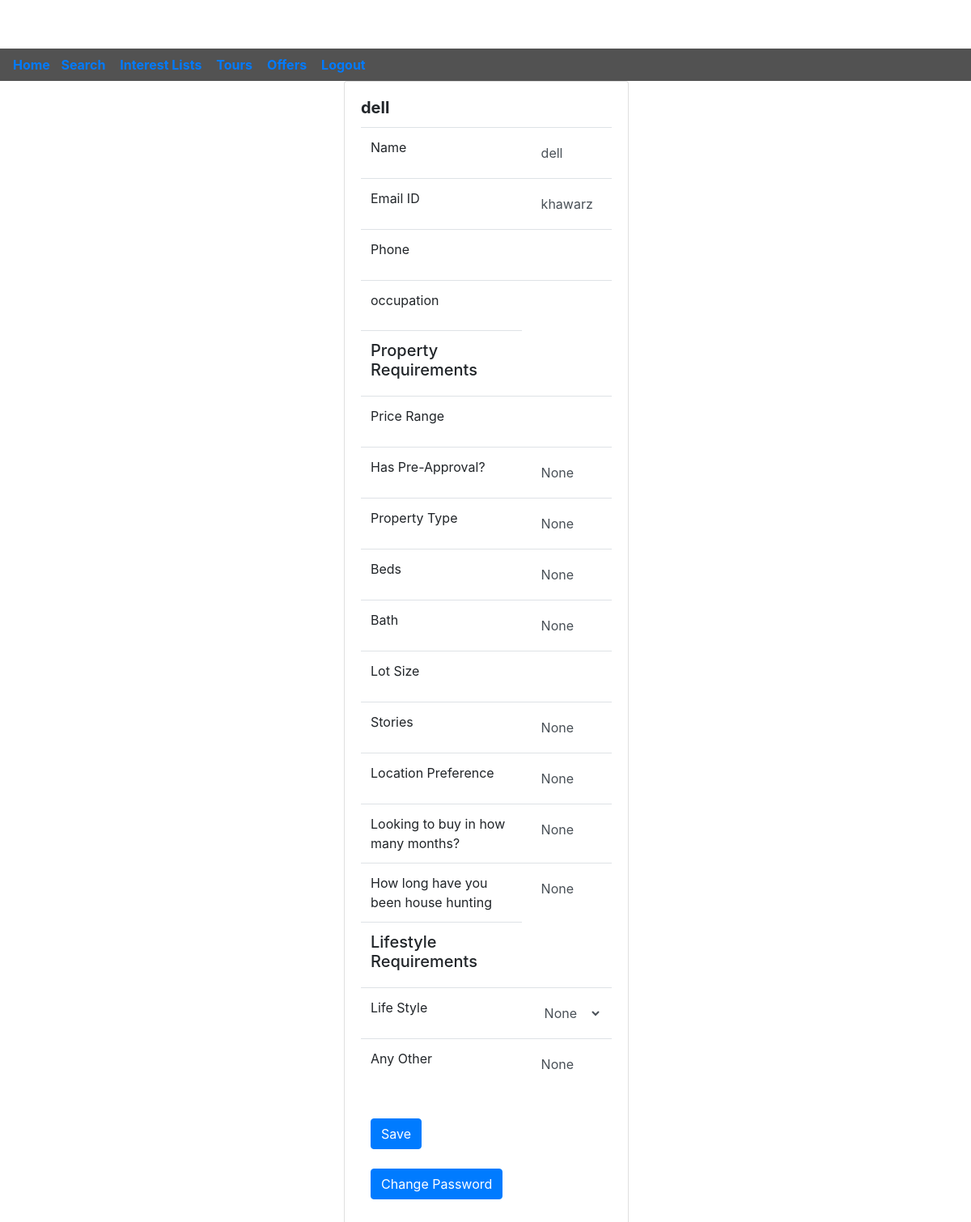
The page /edit-profile/ (signed in) on the database its author committed.
### mysite/models.py (models this page shows, shortened)
class profileModel(models.Model):
    user = models.ForeignKey(get_user_model(), on_delete= models.CASCADE)
    approve = models.BooleanField(default=True)
    Teacher_or_Parent = models.CharField(max_length=10, blank=True, default='Buyer' ,choices=CHOICES_TYPE)
    phone=models.CharField(max_length=11,blank=True,null=True, default='')
    occupation=models.CharField(max_length=200,blank=True,null=True, default='')
    minprice = models.IntegerField(default=0)
    maxprice = models.IntegerField(default=0)
    minsqft = models.IntegerField(default=0)
    maxsqft = models.IntegerField(default=0)
    has_pre_approval=models.CharField(max_length=200,blank=True,null=True)
    property_type=models.CharField(max_length=200,blank=True,null=True)
    beds=models.CharField(max_length=200,blank=True,null=True)
    bath=models.CharField(max_length=200,blank=True,null=True)
    minlot = models.IntegerField(default=0)
    maxlot = models.IntegerField(default=0)
    stories=models.CharField(max_length=200,blank=True,null=True)
    location_preference=models.CharField(max_length=200,blank=True,null=True)
    looking_to_buy_in_how_many_months=models.CharField(max_length=200,blank=True,null=True)
    How_long_have_you_been_house_hunting=models.CharField(max_length=200,blank=True,null=True)
    Life_style = models.CharField(max_length=200,blank=True,null=True,choices=choice1)
    any_other = models.CharField(max_length=200,blank=True,null=True)
    date = models.DateTimeField(auto_now_add=True)

### mysite/views.py (the view, shortened to what this page needs)
# urls.py: url(r'edit-profile/$', views.edit_profile, name="editProfile"),
@login_required()
def edit_profile(request):
    if request.method != 'POST':
        form = EditProfileForm(instance=request.user)
    else:
        form = EditProfileForm(request.POST, instance=request.user)
        if form.is_valid():
            form.save()
    try:
        profile = profileModel.objects.get(user=request.user)
    except:
        profile = profileModel.objects.create(user=request.user)
    if request.method != 'POST':
        if profile:
            form_2 = profileInformForm(instance=profile)
        else:
            form_2 = profileInformForm()
    try:
        profile = profileModel.objects.get(user=request.user)
    except:
        profile = None
    context = {
        'profile': profile,
        'section': "editProfile",
        'form': form,
        'form_2':form_2
    }
    return render(request, 'mysite/editProfile.html', context)

### mysite/forms.py
class EditProfileForm(UserChangeForm):
    password = forms.CharField(label='', widget = forms.TextInput(attrs = {'type' : 'hidden'}))
    class Meta:
        model = User
        fields = [
                  'first_name',
                  'last_name',
                  'password',
                  'email'
                  ]

class profileInformForm(forms.ModelForm):
    class Meta:
        model = profileModel
        exclude=['user','approve','Teacher_or_Parent']

### mysite/templates/mysite/editProfile.html (shortened to what this page needs)
{% extends 'base.html' %}
{% block content %}
<div class="mx-auto mb-5" style="width: 350px;">
  <div class="card" style="width: 22rem;">
    <div class="card-body">
      <form action="{% url 'editProfile' %}" method="POST">
        <h5 class="card-title font-weight-bold">{{ request.user.username }}</h5>
        <table class="table">
          <tbody>
            <tr>
              <td>Name</td>
              <td><input class="form-control border-0 bg-transparent" name="username" type="text"
                  placeholder="{{ request.user.username }}" value="{{ request.user.username }}" readonly></td>
            </tr>
            <tr>
              <td>Email ID</td>
              <td><input class="form-control border-0 bg-transparent" name="email" type="text"
                  placeholder="{{ request.user.email }}" value="{{ request.user.email }}" autocomplete="off"></td>
            </tr>
            {% if profile %}
            <tr>
              <td>Phone</td>
              <td> <input class="form-control border-0 bg-transparent" name="contactNumber" type="text"
                  placeholder="{{ profile.contactNumber }}" value="{{ profile.contactNumber }}"></td>
            </tr>
            <tr>
              <td>occupation</td>
              <td> <input class="form-control border-0 bg-transparent" name="occupation" type="text"
                  placeholder="{{ profile.occupation }}" value="{{ profile.occupation }}"></td>
            </tr>
            <tr>
              <td>
                <h5>Property Requirements</h5>
              </td>
            </tr>
            <tr>
              <td>Price Range</td>
              <td> <input class="form-control border-0 bg-transparent" name="Price_Range" type="text"
                  placeholder="{{ profile.Price_Range }}" value="{{ profile.Price_Range }}"></td>
            </tr>
            <tr>
            <td>Has Pre-Approval?</td>
            <td> <input class="form-control border-0 bg-transparent" name="has_pre_approval" type="text"
                placeholder="{{ profile.has_pre_approval }}" value="{{ profile.has_pre_approval }}"></td>
            </tr>
            <tr>
            <td>Property Type</td>
            <td> <input class="form-control border-0 bg-transparent" name="property_type" type="text"
                placeholder="{{ profile.property_type }}" value="{{ profile.property_type }}"></td>
            </tr>
            <tr>
            <td>Beds</td>
            <td> <input class="form-control border-0 bg-transparent" name="beds" type="text"
                placeholder="{{ profile.beds }}" value="{{ profile.beds }}"></td>
            </tr>
            <tr>
            <td>Bath</td>
            <td> <input class="form-control border-0 bg-transparent" name="bath" type="text"
                placeholder="{{ profile.bath }}" value="{{ profile.bath }}"></td>
            </tr>
            <tr>
            <td>Lot Size</td>
            <td> <input class="form-control border-0 bg-transparent" name="lot_size" type="text"
                placeholder="{{ profile.lot_size }}" value="{{ profile.lot_size }}"></td>
            </tr>
            <tr>
              <td>Stories</td>
              <td> <input class="form-control border-0 bg-transparent" name="stories" type="text"
                  placeholder="{{ profile.stories }}" value="{{ profile.stories }}"></td>
              </tr>
            <tr>
              <td>Location Preference</td>
              <td> <input class="form-control border-0 bg-transparent" name="location_preference" type="text"
                  placeholder="{{ profile.location_preference }}" value="{{ profile.location_preference }}"></td>
              </tr>
              <tr>
                <td>Looking to buy in how many months?</td>
                <td> <input class="form-control border-0 bg-transparent" name="looking_to_buy_in_how_many_months" type="text"
                    placeholder="{{ profile.looking_to_buy_in_how_many_months }}" value="{{ profile.looking_to_buy_in_how_many_months }}"></td>
                </tr>
                <tr>
                  <td>How long have you been house hunting</td>
                  <td> <input class="form-control border-0 bg-transparent" name="How_long_have_you_been_house_hunting" type="text"
                      placeholder="{{ profile.How_long_have_you_been_house_hunting }}" value="{{ profile.How_long_have_you_been_house_hunting }}"></td>
                  </tr>
                  <td><h5>Lifestyle Requirements </h5> </td>
                  <tr>
                    <td>Life Style</td>
                    <td>
                          <select name="Life_style" class="form-control border-0 bg-transparent">
                              <option value="None" class="form-control border-0 bg-transparent">None</option>
                          </select>      </td>
                                            </tr>
                    <tr>
                      <td>Any Other</td>
                      <td> <input class="form-control border-0 bg-transparent" name="any_other" type="text"
                          placeholder="{{ profile.any_other }}" value="{{ profile.any_other }}"></td>
                      </tr>
            {% endif %}
            <tr>
              <td colspan="2" class="border-0">
              </td>
            </tr>
            <tr>
              <td colspan="2" class="border-0">
                <input type="submit" class="btn btn-primary" value="Save">
              </td>
            </tr>
            <tr>
              <td colspan="2" class="border-0">
                <a class="btn btn-primary" value="Change Password" href="{% url 'change_password' %}">Change
                  Password</a>
              </td>
            </tr>
          </tbody>
        </table>
      </form>
    </div>
  </div>
</div>
{% endblock %}

### mysite/templates/base.html (shortened to what this page needs)
{% load static %}
<!DOCTYPE html>
<html lang="en">
<head>
        <link rel="stylesheet" href="{% static 'music/css/style2.css' %}">
        <link rel='stylesheet' href='https://cdnjs.cloudflare.com/ajax/libs/twitter-bootstrap/4.3.0/css/bootstrap.css'>
        <link rel="stylesheet" href="https://cdnjs.cloudflare.com/ajax/libs/font-awesome/4.7.0/css/font-awesome.min.css">
    <link rel='stylesheet' id='fontawesome-css' href='https://use.fontawesome.com/releases/v5.2.0/css/all.css?ver=5.2.0'
        type='text/css' media='all' />
</head>
<body style="margin-top: 5%">
    {% if section != 'register' and section != 'loginPage' and section != 'password_change_page' %}
    <header class="header-area">
        <nav class="navbar">
            <div class="float-right">
                <a href="{% url 'home' %}" class="alert-link">Home</a>&nbsp;&nbsp;
                <a href="{% url 'search' %}" class="alert-link">Search</a> &nbsp;&nbsp;
                      <a href="{% url 'manage-lists' %}" class="alert-link">Interest Lists</a> &nbsp;&nbsp;
                      <a href="{% url 'tour-requests' %}"  class="alert-link">Tours</a>   &nbsp;&nbsp;
                      <a href="{% url 'offers' %}" class="alert-link">Offers</a> &nbsp;&nbsp;
                      {% if request.user.is_authenticated %}
                      <a href="{% url 'logout' %}" class="alert-link">Logout</a>&nbsp;&nbsp;
                      {% else %}
                      <a href="{% url 'login' %}" class="alert-link">Login</a>&nbsp;&nbsp;
                      <a href="{% url 'register' %}" class="alert-link">Sign Up</a>
                      {% endif %}
                    </div>
                </nav>
        </header>
        {% endif %}
    {% block content %}
    {% endblock %}
    </body>
    </html>

### mysite/static/music/css/style2.css (style rules this page uses)
.navbar { background-color: #525252; }
a { color: rgb(13, 124, 228); }

### rows shown on the page
profileModel: has_pre_approval "None", property_type "None", beds "None", bath "None", stories "None", location_preference "None", looking_to_buy_in_how_many_months "None", How_long_have_you_been_house_hunting "None", any_other "None"

### other values the page prints
{{ request.user.username }} "dell"
